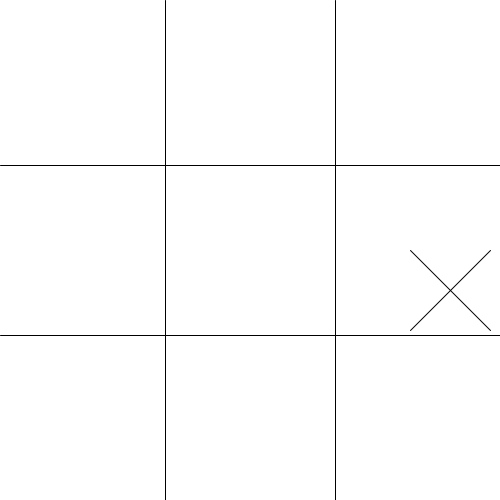
Frame 1 (no input)
Frame 60 (the mouse pressed at the canvas centre just before this capture): identical to frame 1, image omitted
Frame 120 (the mouse held since frame 60 and released just before this capture): identical to frame 1, image omitted

The Processing sketch that drew this single still picture (run headless with seeded random() and noise(); from frame 60 on, the mouse is pressed at the canvas centre):

// Processing sketch: tic_tac_toe
// ── tic_tac_toe.pde
void setup() {
  size(500, 500);
  background(255, 255, 255);
  noFill();
  drawBoard(500);
}

void draw() {
 startGame();
 checkForWinners();
 checkForDraw();
 if(checkForDraw() && !gameOver) {
  fill(0, 0, 0);
  textSize(60);
  noLoop();
  println("Draw!");
  text("Draw!", 200, 250);
 }
}

// ── board.pde
void drawBoard(int screenSize) {
  line(screenSize * .67, 0, screenSize * .67, screenSize);
  line(screenSize * .33, 0, screenSize * .33, screenSize);
  line(0, screenSize * .67, screenSize, screenSize * .67);
  line(0, screenSize * .33, screenSize, screenSize * .33);
}

int[] board = new int[9];
boolean isPlayerTurn = false;
boolean gameOver = false;

void checkForWinners() {
  fill(0, 0, 0);
  textSize(60);

  //Player Victories
 if(board[0] == 1 && board[1] == 1 && board[2] == 1) {
    println("Player wins!");
    text("Player wins!", 40, 250);
    noLoop();
    gameOver = true;
  }
  if(board[0] == 1 && board[4] == 1 && board[8] == 1) {
    println("Player wins!");
    text("Player wins!", 40, 250);
    noLoop();
    gameOver = true;
  }
  if(board[0] == 1 && board[3] == 1 && board[6] == 1) {
    println("Player wins!");
    text("Player wins!", 40, 250);
    noLoop();
    gameOver = true;
  }
  if(board[6] == 1 && board[7] == 1 && board[8] == 1) {
    println("Player wins!");
    text("Player wins!", 40, 250);
    noLoop();
    gameOver = true;
  }
  if(board[2] == 1 && board[5] == 1 && board[8] == 1) {
    println("Player wins!");
    text("Player wins!", 40, 250);
    noLoop();
    gameOver = true;
  }
  if(board[2] == 1 && board[4] == 1 && board[6] == 1) {
    println("Player wins!");
    text("Player wins!", 40, 250);
    noLoop();
    gameOver = true;
  }
  if(board[3] == 1 && board[4] == 1 && board[5] == 1) {
    println("Player wins!");
    text("Player wins!", 40, 250);
    noLoop();
    gameOver = true;
  }
  if(board[1] == 1 && board[4] == 1 && board[7] == 1) {
    println("Player wins!");
    text("Player wins!", 40, 250);
    noLoop();
    gameOver = true;
  }

  //AI Victories
  if(board[0] == 2 && board[1] == 2 && board[2] == 2) {
    println("Computer wins!");
    text("Computer wins!", 40, 250);
    noLoop();
    gameOver = true;
  }
  if(board[0] == 2 && board[4] == 2 && board[8] == 2) {
    println("Computer wins!");
    text("Computer wins!", 40, 250);
    noLoop();
    gameOver = true;
  }
  if(board[0] == 2 && board[3] == 2 && board[6] == 2) {
    println("Computer wins!");
    text("Computer wins!", 40, 250);
    noLoop();
    gameOver = true;
  }
  if(board[6] == 2 && board[7] == 2 && board[8] == 2) {
    println("Computer wins!");
    text("Computer wins!", 40, 250);
    noLoop();
    gameOver = true;
  }
  if(board[2] == 2 && board[5] == 2 && board[8] == 2) {
    println("Computer wins!");
    text("Computer wins!", 40, 250);
    noLoop();
    gameOver = true;
  }
  if(board[2] == 2 && board[4] == 2 && board[6] == 2) {
    println("Computer wins!");
    text("Computer wins!", 40, 250);
    noLoop();
    gameOver = true;
  }
   if(board[3] == 2 && board[4] == 2 && board[5] == 2) {
    println("Computer wins!");
    text("Computer wins!", 40, 250);
    noLoop();
    gameOver = true;
  }
  if(board[1] == 2 && board[4] == 2 && board[7] == 2) {
    println("Computer wins!");
    text("Computer wins!", 40, 250);
    noLoop();
    gameOver = true;
  }
}

boolean checkForDraw() {
  for(int i = 0; i < board.length; i++) {
    if(board[i] <= 0) {
      return false;
    }
  }
  return true;
}

void keyPressed() {
  if(key == '0' && isPlayerTurn && gameOver == false) {
    println("Player has pressed 0");
    if(board[0] != 0) {
      println("Already taken!");
    } else{
    board[0] = 1;
    noFill();
    drawCircle(75, 75, circleSize);
    isPlayerTurn = false;
    }
  }
  if(key == '1' && isPlayerTurn && gameOver == false) {
    println("Player has pressed 1");

    if(board[1] != 0) {
      println("Already taken!");
    } else{
    board[1] = 1;
    noFill();
    drawCircle(250, 75, circleSize);
    isPlayerTurn = false;
    }
  }
  if(key == '2' && isPlayerTurn && gameOver == false) {
    println("Player has pressed 2");
    if(board[2] != 0) {
      println("Already taken!");
    } else{
    board[2] = 1;
    noFill();
    drawCircle(410, 75, circleSize);
    isPlayerTurn = false;
    }
  }
  if(key == '3' && isPlayerTurn && gameOver == false) {
    println("Player has pressed 3");
    if(board[3] != 0) {
      println("Already taken!");
    } else{
    board[3] = 1;
    noFill();
    drawCircle(75, 250, circleSize);
    isPlayerTurn = false;
    }
  }
  if(key == '4' && isPlayerTurn && gameOver == false) {
    println("Player has pressed 4");
    if(board[4] != 0) {
      println("Already taken!");
    } else{
    board[4] = 1;
    noFill();
    drawCircle(250, 250, circleSize);
    isPlayerTurn = false;
    }
  }
  if(key == '5' && isPlayerTurn && gameOver == false) {
    println("Player has pressed 5");
    if(board[5] != 0) {
      println("Already taken!");
    } else{
    board[5] = 1;
    noFill();
    drawCircle(410, 250, circleSize);
    isPlayerTurn = false;
    }
  }
  if(key == '6' && isPlayerTurn && gameOver == false) {
    println("Player has pressed 6");
    if(board[6] != 0) {
      println("Already taken!");
    } else{
    board[6] = 1;
    noFill();
    drawCircle(75, 410, circleSize);
    isPlayerTurn = false;
    }
  }
  if(key == '7' && isPlayerTurn && gameOver == false) {
    println("Player has pressed 7");
    if(board[7] != 0) {
      println("Already taken!");
    } else{
    board[7] = 1;
    noFill();
    drawCircle(250, 410, circleSize);
    isPlayerTurn = false;
    }
  }
  if(key == '8' && isPlayerTurn && gameOver == false) {
    println("Player has pressed 8");

    if(board[8] != 0) {
      println("Already taken!");
    } else{
    board[8] = 1;
    noFill();
    drawCircle(410, 410, circleSize);
    isPlayerTurn = false;
    }
  }
}

void startGame() {
  println();
  if(!isPlayerTurn && gameOver == false) {
    int turnLocation = int(random(0, 9));

    if(turnLocation == 0) {
      if(board[0] != 0) {
        println("Already taken!");
      } else{
      board[0] = 2;
      noFill();
      drawX(75, 75, lengthX, lengthY);
      isPlayerTurn = true;
      }
    }
    if(turnLocation == 1) {
      if(board[1] != 0) {
        println("Already taken!");
      } else{
      board[1] = 2;
      noFill();
      drawX(250, 75, lengthX, lengthY);
      isPlayerTurn = true;
      }
    }
    if(turnLocation == 2) {
      if(board[2] != 0) {
        println("Already taken!");
      } else{
      board[2] = 2;
      noFill();
      drawX(410, 75, lengthX, lengthY);
      isPlayerTurn = true;
      }

    }
    if(turnLocation == 3) {
      if(board[3] != 0) {
        println("Already taken!");
      } else{
      board[3] = 2;
      noFill();
      drawX(75, 250, lengthX, lengthY);
      isPlayerTurn = true;
      }
   }
    if(turnLocation == 4) {
      if(board[4] != 0) {
        println("Already taken!");
      } else{
      board[4] = 2;
      noFill();
      drawX(250, 250, lengthX, lengthY);
      isPlayerTurn = true;
      }
    }
    if(turnLocation == 5) {
      if(board[5] != 0) {
        println("Already taken!");
      } else{
      board[5] = 2;
      noFill();
      drawX(410, 250, lengthX, lengthY);
      isPlayerTurn = true;
      }
    }
    if(turnLocation == 6) {
      if(board[6] != 0) {
        println("Already taken!");
      } else{
      board[6] = 2;
      noFill();
      drawX(75, 410, lengthX, lengthY);
      isPlayerTurn = true;
      }
    }
    if(turnLocation == 7) {
      if(board[7] != 0) {
        println("Already taken!");
      } else{
      board[7] = 2;
      noFill();
      drawX(250, 410, lengthX, lengthY);
      isPlayerTurn = true;
      }
    }
    if(turnLocation == 8) {
      if(board[8] != 0) {
        println("Already taken!");
      } else{
      board[8] = 2;
      noFill();
      drawX(410, 410, lengthX, lengthY);
      isPlayerTurn = true;
      }
    }
  }
}

// ── constants.pde
int circleSize = 100;
int lengthX = 80;
int lengthY = 80;

// ── shapes.pde
void drawCircle(float x, float y, int circleSize) {
  circle(x, y, circleSize);
}

void drawX(int x, int y, int lengthX, int lengthY) {
  line(x, y, x+lengthX, y+lengthY);
  line(x+lengthX, y, x, y+lengthY);
}
